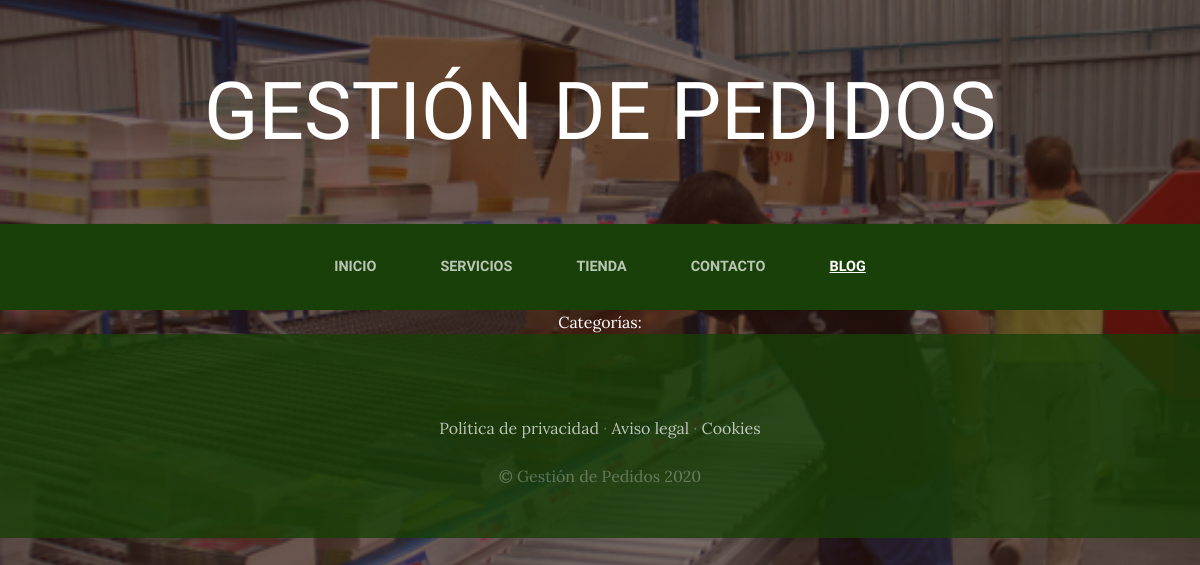
The page /blog/categoria/5/ on the database as committed earlier.
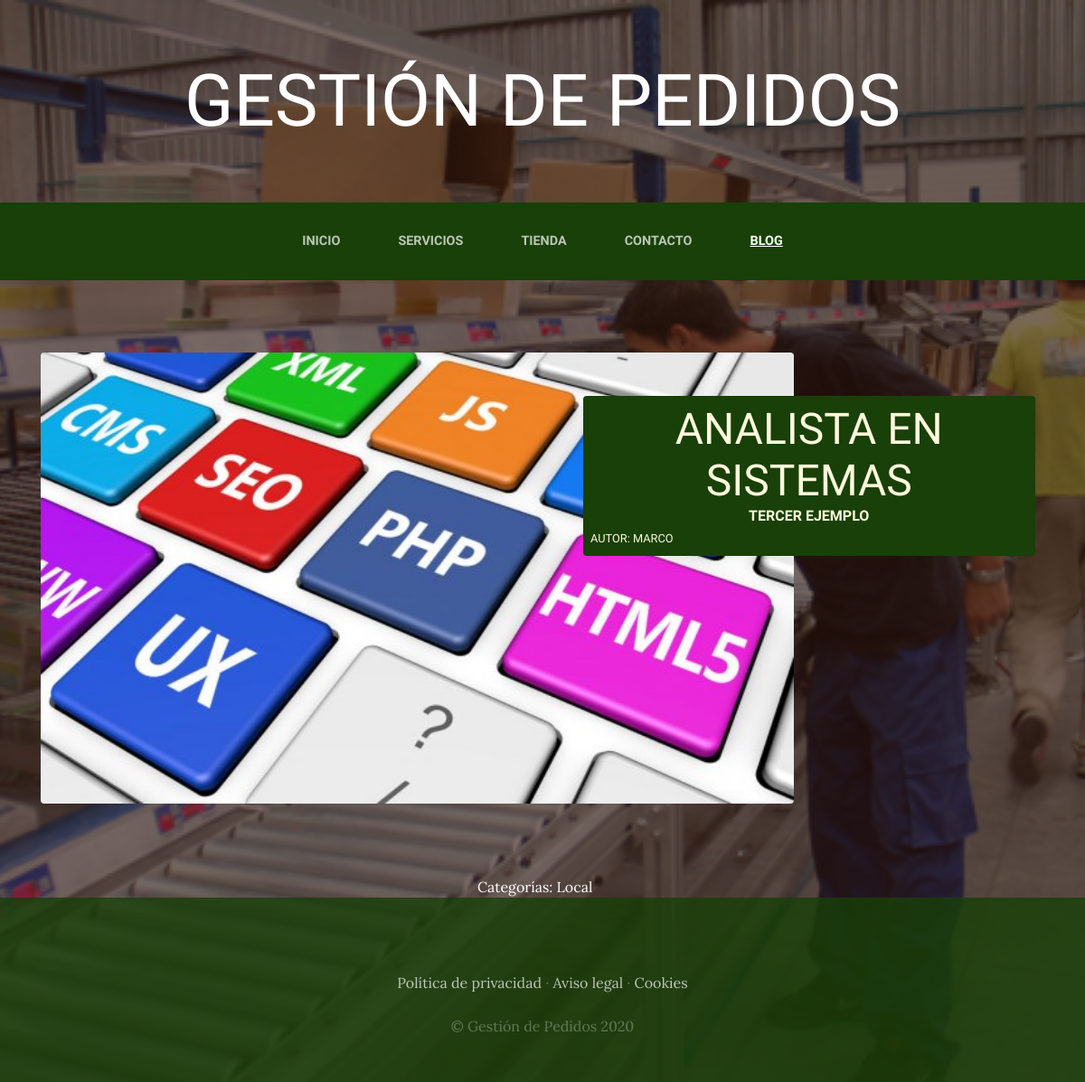
The same page on the database as committed later.
### blog/models.py (models this page shows, shortened)
class Post(models.Model):
     titulo =models.CharField(max_length=50)
     contenido = models.CharField(max_length=50)
     imagen= models.ImageField(upload_to='blog', null=True, blank=True)
     autor=models.ForeignKey(User, on_delete=models.CASCADE)
     categorias=models.ManyToManyField(Categoria)
     created=models.DateTimeField(auto_now_add=True)
     updated=models.DateTimeField(auto_now_add=True)
     class Meta:
        verbose_name='post'
        verbose_name_plural='posts'

class Categoria(models.Model):
    nombre=models.CharField(max_length=50)
    created=models.DateTimeField(auto_now_add=True)
    updated=models.DateTimeField(auto_now_add=True)
    class Meta:
        verbose_name='categoria'
        verbose_name_plural='categorias'

### blog/views.py (the view)
# urls.py: path('categoria/<int:categoria_id>/', views.categoria, name="categoria"),
def categoria(request, categoria_id):
    categoria=Categoria.objects.get(id=categoria_id)
    posts=Post.objects.filter(categorias=categoria)
    return render(request, "blog/categoria.html", {'categoria':categoria, "posts": posts})

### blog/templates/blog/categoria.html
{% extends "ProyectoWebApp/base.html" %}
{% load static %}
{% block content %}
    {% for post in posts %}
    <section class="page-section clearfix">
        <div class="container">
          <div class="intro">
            <img class="intro-img img-fluid mb-2 mb-lg-0 rounded" src="{{post.imagen.url}}" alt=""  >
            <div class="intro-text left-0 text-center bg-faded p-2 rounded">
              <h2 class="section-heading mb-1" >
                <span class="section-heading-lower">{{post.titulo}}</span>
                <span class="section-heading-upper">{{post.contenido}}</span>
             <div style="text-align: left; font-size: 0.4em; ">
                Autor: {{post.autor}}
             </div>
            </div>
          </div>
        </div>
</section>
       {% endfor %}
       <section>
        <div style="width: 75%; margin: auto; text-align: center; color: white;">
          Categorías:
          {% for post in posts %}
            {% for categoria in post.categorias.all %}
              {{categoria.nombre}} &nbsp;&nbsp;&nbsp;
            {% endfor %}
          {% endfor %}
        </div>
    </section>
{% endblock %}

Rows that differ between the two databases and show on the page:
added Post: imagen (picture), titulo "ANALISTA EN SISTEMAS", contenido "TERCER EJEMPLO", autor "MARCO"
now on this page (row unchanged): Categoria: nombre "Local"
